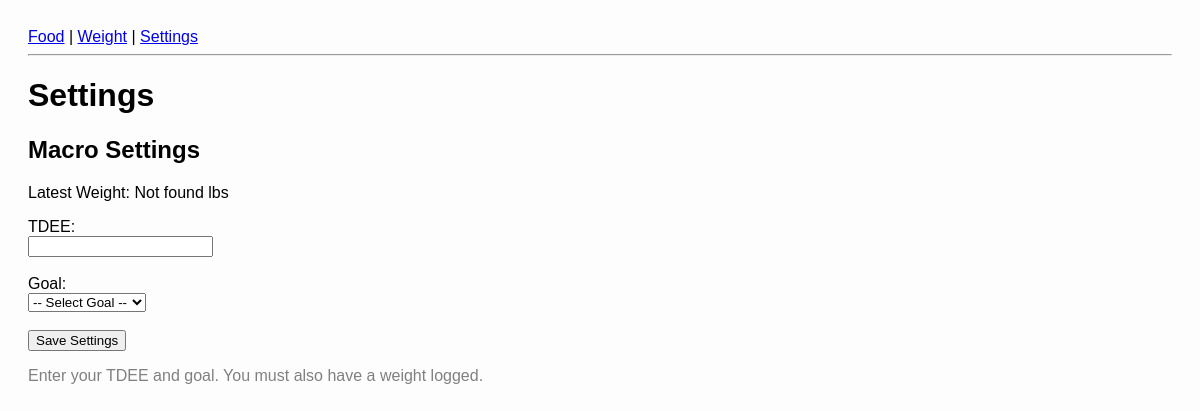
The app's page /settings, older data.
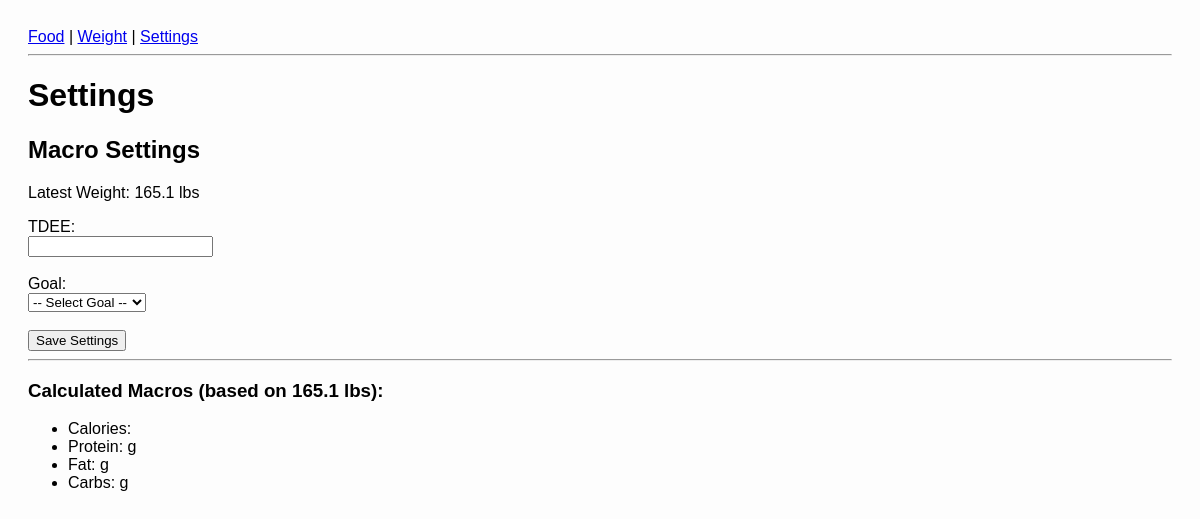
The same page, newer data.
### tables this page shows
CREATE TABLE weight_logs (
    id INTEGER PRIMARY KEY AUTOINCREMENT,
    date TEXT,
    time_of_day TEXT CHECK(time_of_day IN ('morning', 'night')),
    weight REAL
);

### main.py (the view, shortened to what this page needs)
@app.route("/settings", methods=["GET", "POST"])
def settings():
    macros = {}
    latest_weight = get_latest_weight()
    tdee = goal = None
    with sqlite3.connect(DB_NAME) as conn:
        cur = conn.cursor()
        cur.execute("SELECT tdee, goal FROM tdee_settings ORDER BY last_updated DESC LIMIT 1")
        row = cur.fetchone()
        if row:
            tdee, goal = row
    if latest_weight:
        macros["weight"] = latest_weight
    return render_template("settings.html", title="Settings", macros=macros)

### main.py (called while the page is built)
def init_db():
    if not os.path.exists(DB_NAME):
        with sqlite3.connect(DB_NAME) as conn:
            with open("schema.sql", "r") as f:
                conn.executescript(f.read())

@app.before_request
def before_request():
    init_db()

def get_latest_weight():
    with sqlite3.connect(DB_NAME) as conn:
        cur = conn.cursor()
        cur.execute("""
            SELECT weight FROM weight_logs
            ORDER BY date DESC,
                     CASE time_of_day
                         WHEN 'morning' THEN 1
                         WHEN 'night' THEN 0
                         ELSE 2
                     END
            LIMIT 1
        """)
        row = cur.fetchone()
        return row[0] if row else None

### templates/settings.html (shortened to what this page needs)
{% extends "base.html" %}
{% block content %}
<h2>Macro Settings</h2>
<p>Latest Weight: {{ macros.weight if macros.weight else "Not found" }} lbs</p>
<form method="POST">
    <label>TDEE:</label><br>
    <input type="number" name="tdee" required><br><br>
    <label>Goal:</label><br>
    <select name="goal" required>
        <option value="">-- Select Goal --</option>
    </select><br><br>
    <button type="submit">Save Settings</button>
</form>
{% if macros %}
<hr>
<h3>Calculated Macros (based on {{ macros.weight }} lbs):</h3>
<ul>
    <li>Calories: {{ macros.tdee }}</li>
    <li>Protein: {{ macros.protein }}g</li>
    <li>Fat: {{ macros.fat }}g</li>
    <li>Carbs: {{ macros.carbs }}g</li>
</ul>
{% elif macros == {} %}
<p style="color: gray">Enter your TDEE and goal. You must also have a weight logged.</p>
{% endif %}
{% endblock %}

### templates/base.html (shortened to what this page needs)
<!DOCTYPE html>
<html lang="en">
<head>
    <link rel="stylesheet" href="{{ url_for('static', filename='style.css') }}">
</head>
<body>
    <nav>
        <a href="/food">Food</a> |
        <a href="/weight">Weight</a> |
        <a href="/settings">Settings</a>
    </nav>
    <hr>
    <h1>{{ title }}</h1>
    {% block content %}{% endblock %}
</body>
</html>

### static/style.css (style rules this page uses)
body { font-family: sans-serif; padding: 20px; background-color: #fdfdfd; }

Row changes from the older to the newer data that the page shows:
added weight_logs: weight "165.1"
Text that changed along with them:
{{ macros.weight if macros.weight else "Not found" }}: "Not found" → (not shown)
text no longer shown: "Enter your TDEE and goal. You must also have a weight logged."
text now shown: "Calculated Macros (based on lbs): Calories: Protein: g Fat: g Carbs: g"
